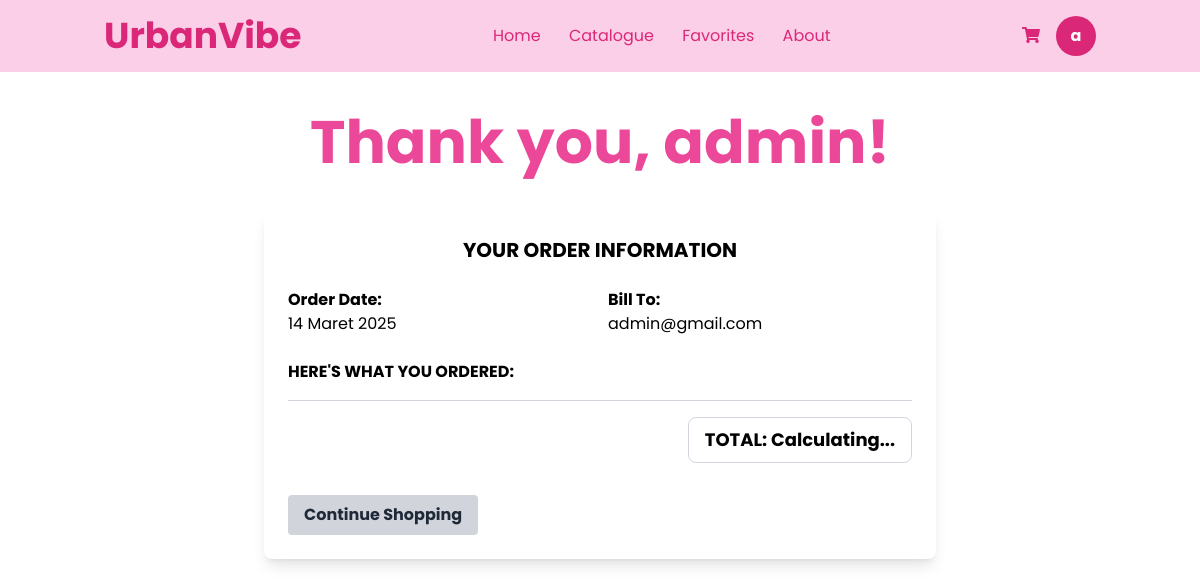
The app's page /invoice/ (signed in) with its own data.
### WebPage/models.py (models this page shows, shortened)
class CustomUser(AbstractBaseUser, PermissionsMixin):  # Inherit PermissionsMixin
    email = models.EmailField(unique=True)
    full_name = models.CharField(max_length=255)
    phone_number = models.CharField(max_length=15, blank=True, null=True)
    address = models.TextField(blank=True, null=True)
    is_staff = models.BooleanField(default=False)
    is_superuser = models.BooleanField(default=False)
    is_active = models.BooleanField(default=True)  # This should already exist
    objects = CustomUserManager()
    USERNAME_FIELD = 'email'
    REQUIRED_FIELDS = ['full_name']

### WebPage/views.py (the view, shortened to what this page needs)
# urls.py: path('invoice/', views.invoice, name='invoice'),
def invoice(request):
    if request.user.is_authenticated:
        order = Order.objects.filter(
            user=request.user,
            complete=True
        ).order_by('-date_ordered').first()
    return render(request, 'WebPage/invoice.html')

### templates/WebPage/invoice.html (shortened to what this page needs)
{% extends 'base.html' %}
{% load static %}
{% load humanize %}
{% block content %}
<main class="min-h-screen">
  <div class="text-center py-10">
    <h1 class="text-6xl font-bold text-pink-500">
      Thank you{% if user.is_authenticated %}, {{ user.full_name|default:user.email }}{% endif %}!
    </h1>
  </div>
  <div class="order-container max-w-2xl mx-auto p-6 bg-white rounded-lg shadow-lg">
    <h2 class="text-xl font-bold mb-6 text-center">YOUR ORDER INFORMATION</h2>
    <div class="grid grid-cols-2 gap-4 mb-6">
      <div>
        <p class="font-bold">Order Date:</p>
        <p id="orderDate">
          {% if order and order.date_ordered %}
            {{ order.date_ordered|date:"F d, Y" }}
          {% else %}
            <span id="js-date">Loading date...</span>
          {% endif %}
        </p>
      </div>
      <div>
        <p class="font-bold">Bill To:</p>
        <p>
          {% if user.is_authenticated %}{{ user.email }}{% else %}<span id="js-email">Guest</span>{% endif %}
        </p>
      </div>
    </div>
    <h3 class="font-bold mb-4">HERE'S WHAT YOU ORDERED:</h3>
    <div class="mb-4 border-t border-gray-300" id="orderItems">
    </div>
    <div class="order-summary text-right mt-4">
      <div class="border border-gray-300 inline-block px-4 py-2 rounded-lg">
        <p id="totalAmount" class="text-lg font-bold">
          TOTAL:
          {% if total %} Rp. {{ total|floatformat:"0"|intcomma }} {% else %}
          <span id="js-total">Calculating...</span>
          {% endif %}
        </p>
      </div>
    </div>
    <div class="mt-8 flex justify-between">
      <a href="{% url 'catalogue' %}" class="bg-gray-300 hover:bg-gray-400 text-gray-800 font-bold py-2 px-4 rounded">
        Continue Shopping
      </a>
  </div>
</main>
{% endblock %}

### templates/base.html (shortened to what this page needs)
{% load static %}
<!DOCTYPE html>
<html lang="en">
<head>
    <link rel="stylesheet" href="{% static 'assets/css/styles.css' %}">
    <script src="https://cdn.tailwindcss.com"></script>
    <link rel="stylesheet" href="https://cdnjs.cloudflare.com/ajax/libs/font-awesome/5.15.3/css/all.min.css"/>
</head>
<body>
    <header class="bg-pink-200 py-4">
        <div class="container mx-auto flex justify-between items-center px-4">
            <a class="text-4xl font-bold text-pink-600" href="{% url 'index' %}">
                UrbanVibe
            </a>
            <nav class="space-x-6">
                <a class="text-pink-600 hover:text-pink-800" href="{% url 'index' %}">Home</a>
                <a class="text-pink-600 hover:text-pink-800" href="{% url 'catalogue' %}">Catalogue</a>
                <a class="text-pink-600 hover:text-pink-800" href="{% url 'favorites' %}">Favorites</a>
                <a class="text-pink-600 hover:text-pink-800" href="{% url 'about_us' %}">About</a>
            </nav>
            <div class="flex items-center space-x-4">
                <a href="{% url 'shoppingcart' %}">
                    <i class="fas fa-shopping-cart text-pink-600"></i>
                </a>
                {% if user.is_authenticated %}
                    <a href="{% url 'profile' %}" class="w-10 h-10 rounded-full bg-pink-600 flex items-center justify-center text-white font-bold">
                        {{ user.full_name|slice:":1" }}
                    </a>
                {% else %}
                    <a href="{% url 'login' %}" class="bg-white text-pink-600 border border-pink-600 px-4 py-2 rounded-full hover:bg-pink-600 hover:text-white">
                        Get Started
                    </a>
                {% endif %}
            </div>
        </div>
    </header>
    <main class="min-h-screen mx-auto max-w-[1320px] px-4">
        {% block content %}
        {% endblock %}
    </main>
</body>
</html>

### static/assets/css/styles.css (style rules this page uses)
body { font-family: 'Poppins', sans-serif; margin: 0; padding: 0; background-color: #fff; }
header { display: flex; justify-content: space-between; align-items: center; padding: 15px 50px; background-color: #FEC8D8; color: #E91E63; }

### records on screen
CustomUser: full_name "a", full_name "admin", email "admin@gmail.com"
